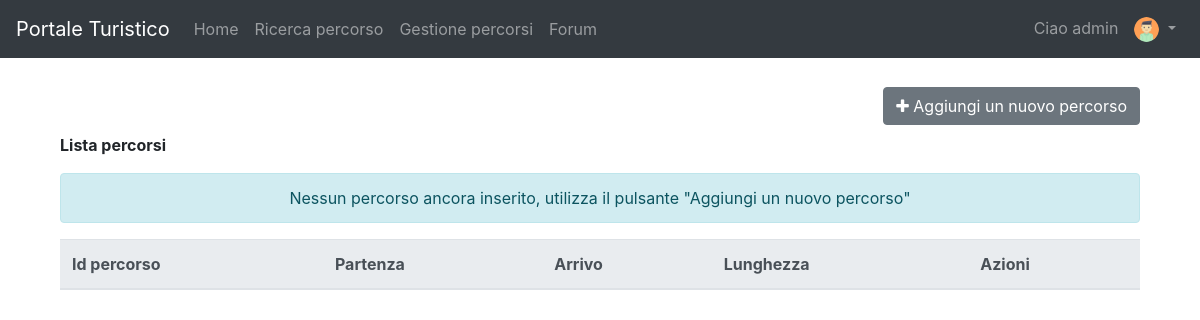
Page /path/show/ (signed in) on the earlier database version.
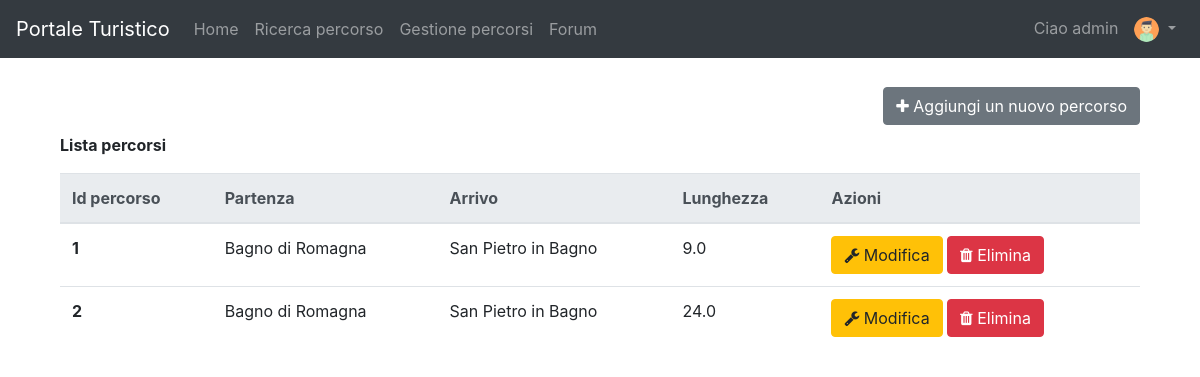
Same page on the later database version.
### pathManagement/models.py (models this page shows, shortened)
class Path(models.Model):
    activityChoices = (
        ('relax', 'Relax'),
        ('didattica', 'Didattica'),
        ('esplorazione', 'Esplorazione'),
        ('escursionismo', 'Escursionismo'),
    )
    locationChoices = (
        ('bagnodiromagna', 'Bagno di Romagna'),
        ('sanpietroinbagno', 'San Pietro in Bagno'),
        ('acquapartita', 'Acquapartita'),
        ('laghi', 'Laghi'),
        ('alfero', 'Alfero'),
    )
    difficultyChoices = (
        ('facile', 'Facile'),
        ('medio', 'Medio'),
        ('difficile', 'Difficile'),
    )
    contextChoices = (
        ('collinare', 'Collinare'),
        ('urbano', 'Urbano'),
        ('fluviale', 'Fluviale'),
        ('boschivo', 'Boschivo'),
        ('laghi', 'Laghi'),
    )
    transportChoices = (
        ('automobile', 'Automobile'),
        ('bicidacittà', 'Bici da città'),
        ('piedi', 'Piedi'),
        ('mountainbike', 'Mountain bike'),
    )
    audienceChoices = (
        ('famiglia', 'Famiglia'),
        ('gruppi', 'Gruppi'),
        ('coppie', 'Coppie'),
        ('mobilitàridotta', 'Mobilità ridotta'),
        ('escursionisti', 'Escursionisti'),
        ('sportivi', 'Sportivi'),
    )
    id = models.PositiveIntegerField(primary_key=True)
    activity = models.CharField(max_length=30, choices=activityChoices)
    start = models.CharField(max_length=30, choices=locationChoices)
    end = models.CharField(max_length=30, choices=locationChoices)
    gradient = models.IntegerField()
    walkTime = models.PositiveIntegerField()
    bikeTime = models.PositiveIntegerField(blank=True, default=0)
    carriageablePath = models.FloatField(blank=True, default=0, validators=[MinValueValidator(0)])
    nonCarriageablePath = models.FloatField(blank=True, default=0, validators=[MinValueValidator(0)])
    totalKilometers = models.FloatField(editable=False, blank=True, default='0')
    difficulty = MultiSelectField(choices=difficultyChoices)
    difficultyImage = models.ImageField(blank=False, upload_to=user_directory_path)
    context = MultiSelectField(choices=contextChoices)
    contextImage = models.ImageField(blank=False, upload_to=user_directory_path)
    transport = MultiSelectField(choices=transportChoices)
    transportImage = models.ImageField(blank=False, upload_to=user_directory_path)
    audience = MultiSelectField(choices=audienceChoices)
    audienceImage = models.ImageField(blank=False, upload_to=user_directory_path)
    path = models.ImageField(blank=False, upload_to=user_directory_path)
    cover = models.ImageField(blank=False, upload_to=user_directory_path)

### pathManagement/views.py (the view)
# urls.py: path('show/', ShowPath.as_view(), name='showPath'),
class ShowPath(ListView):
    model = Path
    template_name = 'showPath.html'

### pathManagement/templates/showPath.html (shortened to what this page needs)
{% extends 'base.html' %}
{% block slideshow %}
    <div class="container py-4">
        <div class="col-md-12">
            <div class="text-right py-2">
                <a class="btn btn-secondary" role="button" href="{% url 'insertPath' %}">
                    <i class="fa fa-plus" aria-hidden="true"></i>
                    Aggiungi un nuovo percorso
                </a>
            </div>
            <p><b>Lista percorsi</b></p>
            <table class="table">
                <thead class="thead-light">
                <tr>
                    <th scope="col">Id percorso</th>
                    <th scope="col">Partenza</th>
                    <th scope="col">Arrivo</th>
                    <th scope="col">Lunghezza</th>
                    <th scope="col">Azioni</th>
                </tr>
                </thead>
                <tbody>
                {% for object in object_list %}
                    <tr>
                        <th scope="row">{{ object.id }}</th>
                        <td>{{ object.get_start_display }}</td>
                        <td>{{ object.get_end_display }}</td>
                        <td>{{ object.totalKilometers }}</td>
                        <td>
                            <a class="btn btn-warning" role="button" href=""><i class="fa fa-wrench"
                                                                                aria-hidden="true"></i>
                                Modifica
                            </a>
                            <a class="btn btn-danger" role="button" href="{% url 'removePath' object.id %}">
                                <i class="fa fa-trash" aria-hidden="true"></i> Elimina
                            </a>
                        </td>
                    </tr>
                {% empty %}
                    <div class="alert alert-info" role="alert" style="text-align: center">
                        Nessun percorso ancora inserito, utilizza il pulsante
                        "Aggiungi un nuovo percorso"
                    </div>
                {% endfor %}
                </tbody>
            </table>
        </div>
    </div>
{% endblock %}

Differences in the rows shown:
added Path: id "1", start "Bagno di Romagna", end "San Pietro in Bagno", totalKilometers "9.0"
added Path: id "2", start "Bagno di Romagna", end "San Pietro in Bagno", totalKilometers "24.0"
Other differences:
text no longer shown: "Nessun percorso ancora inserito, utilizza il pulsante \"Aggiungi un nuovo percorso\""
